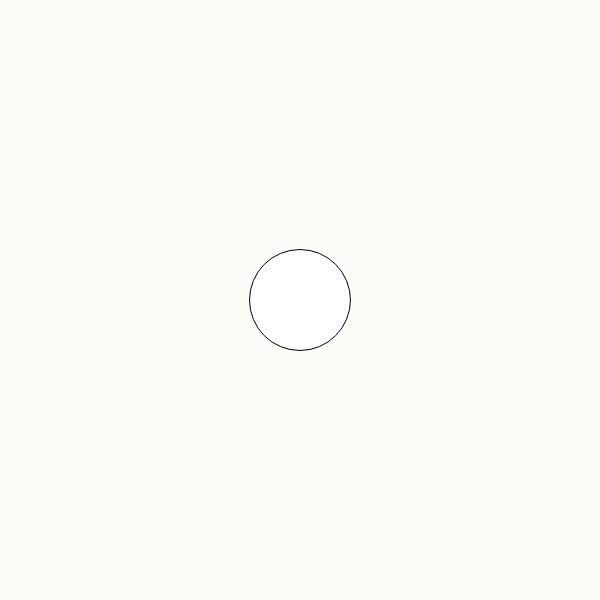
Frame 1 (no input)
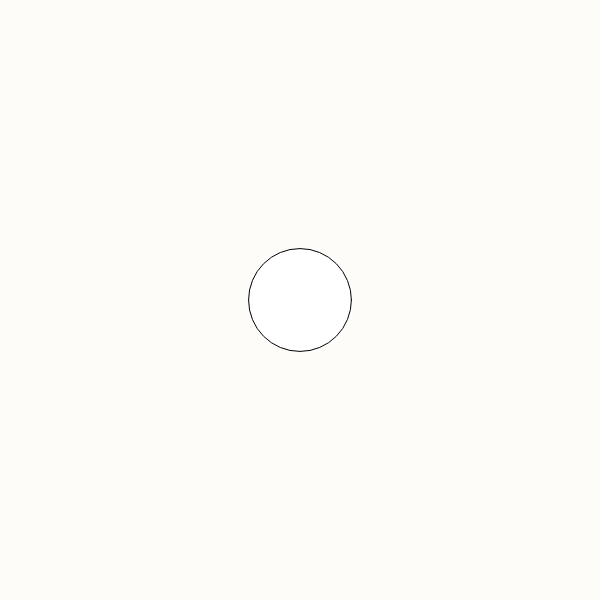
Frame 60 (no input)
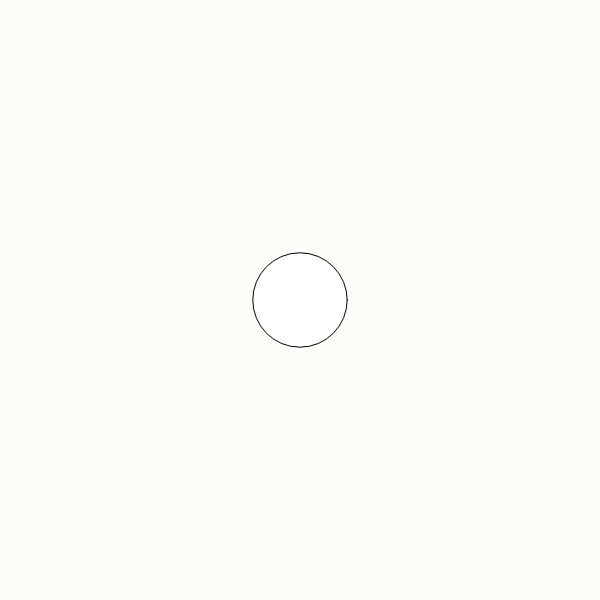
Frame 120 (the mouse pressed at the canvas centre since frame 60)

The p5.js sketch that drew these frames (run headless with seeded random() and noise() and a simulated clock; from frame 60 on, the mouse is pressed at the canvas centre):

// p5.js sketch
// ── sketch.js
function setup() {
  createCanvas(600, 600)
}

function draw() {
  background(253, 252, 249)
  circle(width / 2, height / 2, 100 + 20 * sin(frameCount * 0.05))
}
